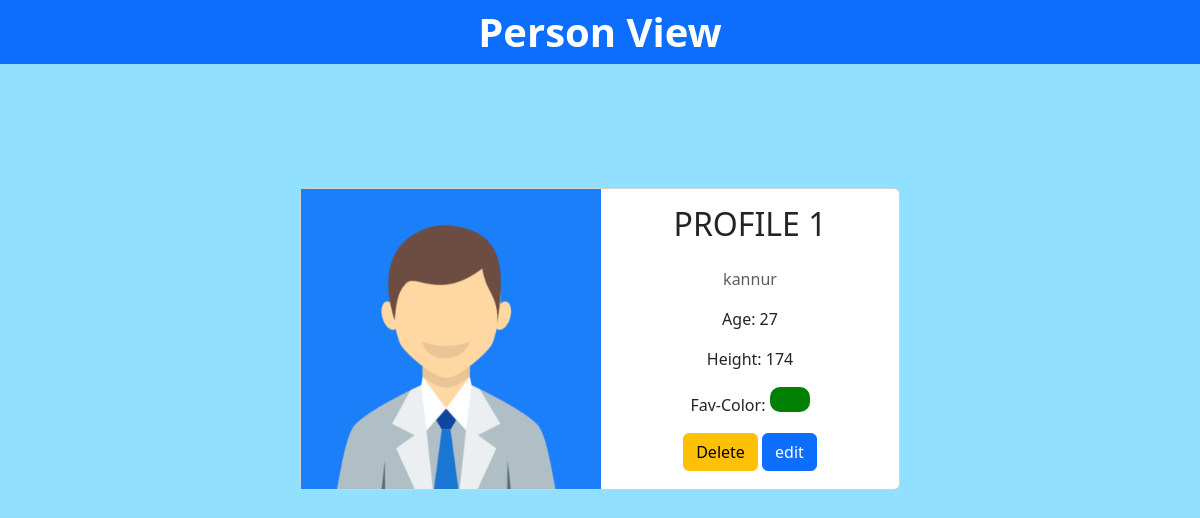
/content/1/detail_view/, run on the app's committed database.
### app_home/models.py (models this page shows, shortened)
class Person(models.Model):
    COLOR_CHOICES = (
    ('green', 'Green'),
    ('blue', 'Blue'),
    ('red', 'Red'),
    ('orange', 'Orange'),
    ('black', 'Black'),
)
    image = models.ImageField(upload_to='person-image',default='default.jpg')
    name = models.CharField(max_length=100)
    place = models.CharField(max_length=200)
    age = models.IntegerField()
    height = models.IntegerField(default=0)
    color = models.CharField(max_length=20, choices=COLOR_CHOICES, default='green')

### app_home/views.py (the view)
# urls.py: path('content/<int:person_id>/detail_view/',person_view,name='person_view'),
def person_view(request,person_id):
    person =Person.objects.get(id=person_id)
    return render(request,'person_view.html',{'person':person})

### templates/person_view.html (shortened to what this page needs)
<!DOCTYPE html>
<html lang="en">
<head>
    <link rel="stylesheet" href="https://cdn.jsdelivr.net/npm/bootstrap@5.3.2/dist/css/bootstrap.min.css">
</head>
<body style="background-color: rgb(145, 224, 255);">
    <div class="container-fluid bg-primary">
        <div class="row mb-4">
            <b class="display-6 text-center py-2 fw-bold text-white">Person View</b>
        </div>
    </div>
<div class="container-fluid">
    <div class="row" style="height: 100px;"></div>
</div>
    <div class="container-fluid d-flex justify-contents-between">
        <div class="card d-flex justify-contents-between flex-row mx-auto" style="width: 600px;">
            <img style="width: 300px; height: 300px;" class="card-img-left example-card-img-responsive" src="{{ person.image.url }}" alt="Person Image">
            <div class="card-body d-flex flex-column align-items-center">
                <h2 class="mb-4">{{ person.name }}</h2>
                <p class="text-muted">{{ person.place }}</p>
                <p>Age: {{ person.age }}</p>
                <p>Height: {{ person.height }}</p>
                <p>Fav-Color: <button style="background-color: {{person.color}}; width: 40px; height: 25px; border-width: 0; border-radius: 10px;"></button></p>
                <div>
                    <a href="{% url 'person_delete' person.id %}" class="btn btn-warning">Delete</a>
                    <a href="{% url 'person_edit' person.id %}" class="btn btn-primary">edit</a>
                </div>
            </div>
        </div>
    </div>
</body>
</html>

### data on the page
Person: image (picture), name "PROFILE 1", place "kannur", age "27", height "174"
